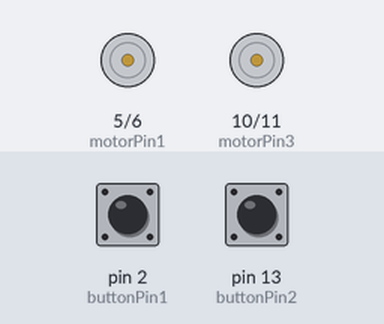
Recording of a sketch running on a simulated Arduino Uno, built with avr-gcc and run on an emulated ATmega328P. Shown: motor-driver pin pairs drawn as motors (green arrow = first pin HIGH = forward, orange = second pin HIGH = backward, longer = more drive). The inputs (shaded band) are chosen by the test bench; at power-on: pin 2 (buttonPin1) LOW, pin 13 (buttonPin2) LOW.

Above: at 1.2 s.
1.3 s: pin 2 (buttonPin1) pulled HIGH for 0.15 s
At 1.6 s:
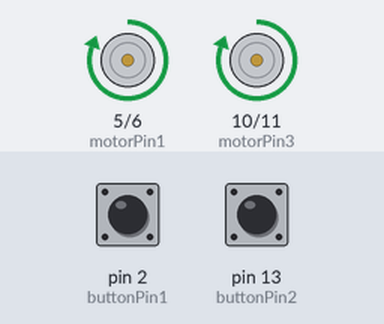
2.9 s: pin 13 (buttonPin2) pulled HIGH for 0.15 s
At 4.1 s:
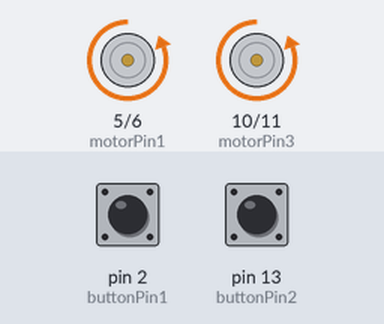
4.5 s: pin 2 (buttonPin1) pulled HIGH for 1 s
At 5.3 s:
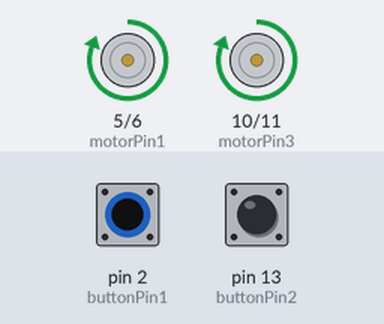
7.0 s: pin 13 (buttonPin2) pulled HIGH for 1 s
At 8.4 s:
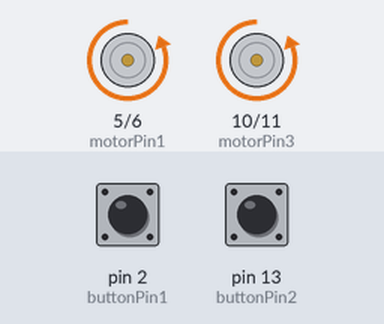
9.5 s: pin 2 (buttonPin1) driven HIGH and pin 13 (buttonPin2) driven HIGH
At 10.1 s:
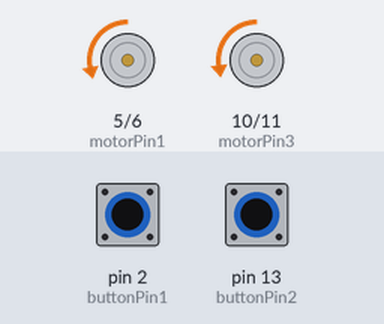
11.0 s: pin 2 (buttonPin1) driven LOW
At 12.4 s:
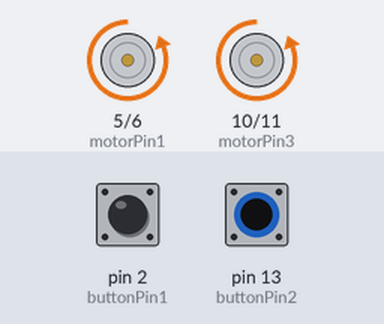
Timing chart, 0 to 13.5 s (numbered marks = the images above; inputs shaded):
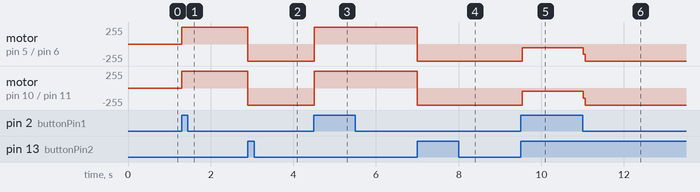

Measured:
- after the input at 1.3 s, motor on pin 5 (motorPin1) / pin 6 (motorPin2), motor on pin 10 (motorPin3) / pin 11 (motorPin4): stopped → forward 255/255 at once
- after the input at 2.9 s, motor on pin 5 (motorPin1) / pin 6 (motorPin2), motor on pin 10 (motorPin3) / pin 11 (motorPin4): forward 255/255 → backward 255/255 at once
- after the input at 4.5 s, motor on pin 5 (motorPin1) / pin 6 (motorPin2), motor on pin 10 (motorPin3) / pin 11 (motorPin4): backward 255/255 → forward 255/255 at once
- after the input at 7.0 s, motor on pin 5 (motorPin1) / pin 6 (motorPin2), motor on pin 10 (motorPin3) / pin 11 (motorPin4): forward 255/255 → backward 255/255 at once
- after the input at 9.5 s, motor on pin 5 (motorPin1) / pin 6 (motorPin2): backward 255/255 → backward 55/255 at once; motor on pin 10 (motorPin3) / pin 11 (motorPin4): backward 255/255 → backward 52/255 at once
- after the input at 11.0 s, motor on pin 5 (motorPin1) / pin 6 (motorPin2): backward 55/255 → backward 255/255 at once; motor on pin 10 (motorPin3) / pin 11 (motorPin4): backward 52/255 → backward 255/255 at once

The sketch:

motor_driver.ino
```cpp
// Motor A
const int motorPin1  = 5;
const int motorPin2  = 6;
//Motor B
const int motorPin3  = 10;
const int motorPin4  = 11;

const int buttonPin1 = 2;
const int buttonPin2 = 13;

void setup(){
// Setting all Motors Pins as Output
pinMode(motorPin1, OUTPUT);
pinMode(motorPin2, OUTPUT);
pinMode(motorPin3, OUTPUT);
pinMode(motorPin4, OUTPUT);
pinMode(buttonPin1, INPUT);
pinMode(buttonPin2, INPUT);

}
void loop(){
  int buttonState1 = digitalRead(buttonPin1);
  int buttonState2 = digitalRead(buttonPin2);

  if(buttonState1 == HIGH){
digitalWrite(motorPin1, HIGH);
digitalWrite(motorPin2, LOW);
digitalWrite(motorPin3, HIGH);
digitalWrite(motorPin4, LOW);
  }
    if(buttonState2 == HIGH){
digitalWrite(motorPin1, LOW);
digitalWrite(motorPin2, HIGH);
digitalWrite(motorPin3, LOW);
digitalWrite(motorPin4, HIGH);
  }

}
```
